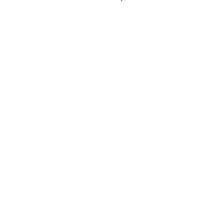
Frame 1 (no input)
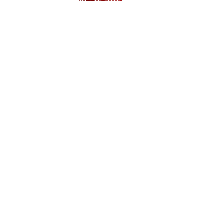
Frame 60 (the mouse pressed at the canvas centre just before this capture)
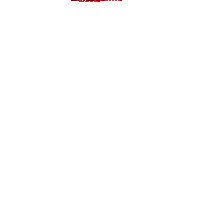
Frame 120 (the mouse held since frame 60 and released just before this capture)

The Processing sketch that drew these frames (run headless with seeded random() and noise(); from frame 60 on, the mouse is pressed at the canvas centre):

// Processing sketch: Noise01
// ── Noise01.pde
float t = 0;
float y = t;

void setup() {
  size(200,200);
  background(255);
}

void draw() {
  float x = map(noise(t),0,1,0,width);
  float r = map(noise(t),0,1,0,255);
  
  stroke(r,0,0);
  point(x,y);
  
  t += 0.01;
  y = t;
}
